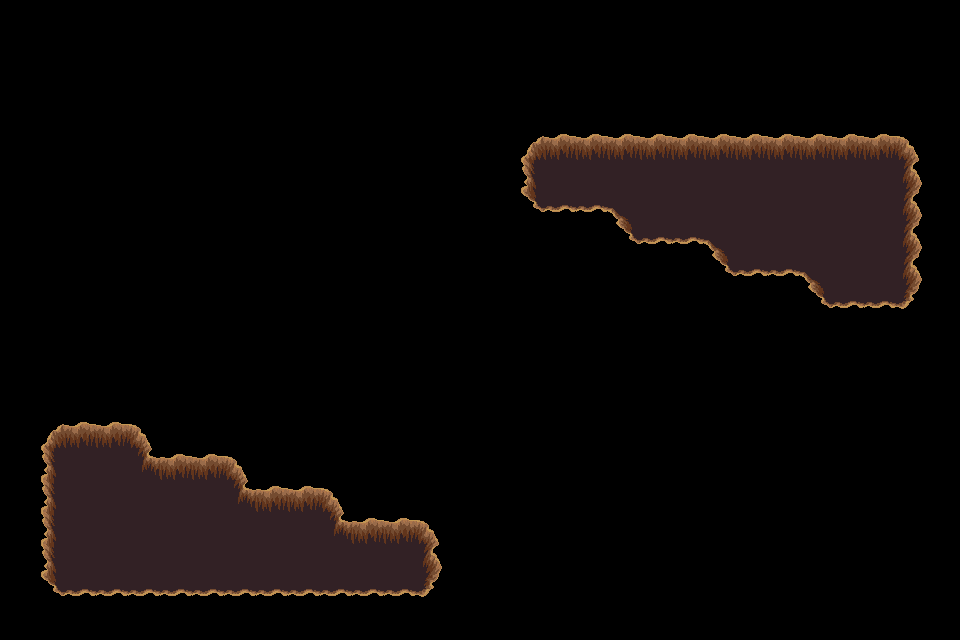

Below is a game level as drawn by its tile map, then a one-line description and the .tmx file that defines it, in full:
An orthogonal 30x20 tile map with 32x32 px tiles, 1 tile layer (trou), 2 tilesets.

<map version="1.4" tiledversion="1.4.3" orientation="orthogonal" renderorder="right-down" width="30" height="20" tilewidth="32" tileheight="32" infinite="0" nextlayerid="9" nextobjectid="1">
 <tileset firstgid="1" source="../../dungeon_green.tsx" />
 <tileset firstgid="530" source="../../dungeon.tsx" />
 <layer id="8" name="trou" width="30" height="20">
  <data encoding="csv">
0,0,0,0,0,0,0,0,0,0,0,0,0,0,0,0,0,0,0,0,0,0,0,0,0,0,0,0,0,0,
0,0,0,0,0,0,0,0,0,0,0,0,0,0,0,0,0,0,0,0,0,0,0,0,0,0,0,0,0,0,
0,0,0,0,0,0,0,0,0,0,0,0,0,0,0,0,0,0,0,0,0,0,0,0,0,0,0,0,0,0,
0,0,0,0,0,0,0,0,0,0,0,0,0,0,0,0,0,0,0,0,0,0,0,0,0,0,0,0,0,0,
0,0,0,0,0,0,0,0,0,0,0,0,0,0,0,0,432,433,433,433,433,433,433,433,433,433,433,433,434,0,
0,0,0,0,0,0,0,0,0,0,0,0,0,0,0,0,455,456,456,456,456,456,456,456,456,456,456,456,457,0,
0,0,0,0,0,0,0,0,0,0,0,0,0,0,0,0,478,479,479,388,456,456,456,456,456,456,456,456,457,0,
0,0,0,0,0,0,0,0,0,0,0,0,0,0,0,0,0,0,0,478,479,479,388,456,456,456,456,456,457,0,
0,0,0,0,0,0,0,0,0,0,0,0,0,0,0,0,0,0,0,0,0,0,478,479,479,388,456,456,457,0,
0,0,0,0,0,0,0,0,0,0,0,0,0,0,0,0,0,0,0,0,0,0,0,0,0,478,479,479,480,0,
0,0,0,0,0,0,0,0,0,0,0,0,0,0,0,0,0,0,0,0,0,0,0,0,0,0,0,0,0,0,
0,0,0,0,0,0,0,0,0,0,0,0,0,0,0,0,0,0,0,0,0,0,0,0,0,0,0,0,0,0,
0,0,0,0,0,0,0,0,0,0,0,0,0,0,0,0,0,0,0,0,0,0,0,0,0,0,0,0,0,0,
0,432,433,433,434,0,0,0,0,0,0,0,0,0,0,0,0,0,0,0,0,0,0,0,0,0,0,0,0,0,
0,455,456,456,410,433,433,434,0,0,0,0,0,0,0,0,0,0,0,0,0,0,0,0,0,0,0,0,0,0,
0,455,456,456,456,456,456,410,433,433,434,0,0,0,0,0,0,0,0,0,0,0,0,0,0,0,0,0,0,0,
0,455,456,456,456,456,456,456,456,456,410,433,433,434,0,0,0,0,0,0,0,0,0,0,0,0,0,0,0,0,
0,455,456,456,456,456,456,456,456,456,456,456,456,457,0,0,0,0,0,0,0,0,0,0,0,0,0,0,0,0,
0,478,479,479,479,479,479,479,479,479,479,479,479,480,0,0,0,0,0,0,0,0,0,0,0,0,0,0,0,0,
0,0,0,0,0,0,0,0,0,0,0,0,0,0,0,0,0,0,0,0,0,0,0,0,0,0,0,0,0,0
</data>
 </layer>
</map>
